Frame 1 (no input): blank canvas, image omitted
Frame 60 (no input): blank canvas, image omitted
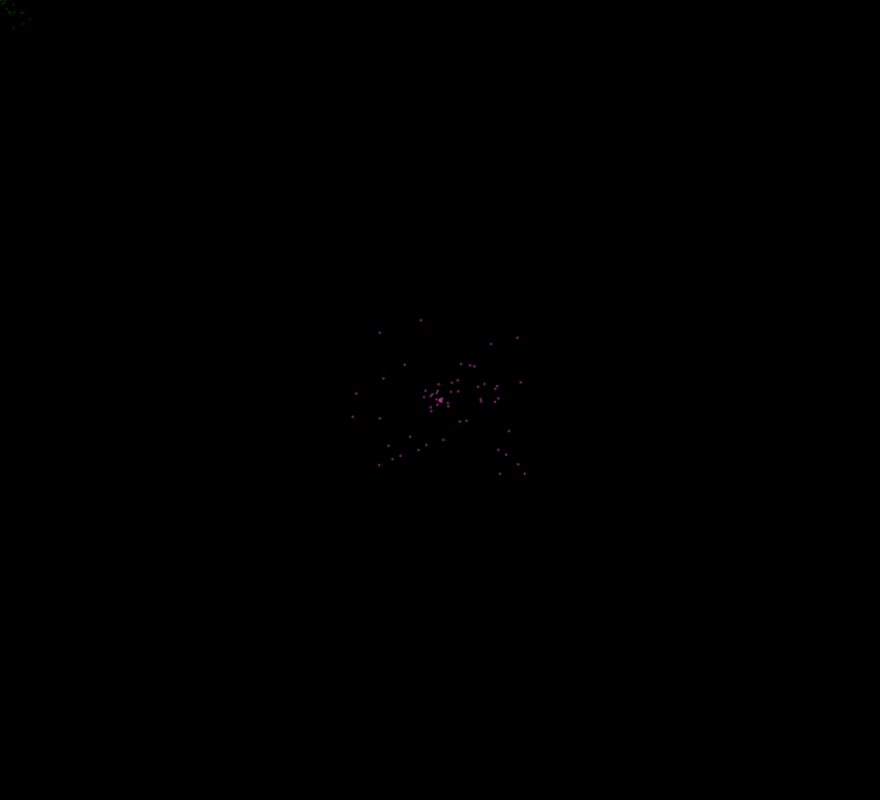
Frame 120 (the mouse pressed at the canvas centre since frame 60)

The p5.js sketch whose frames 1 and 60 were blank and that drew this single picture after the mouse press (run headless with seeded random() and noise() and a simulated clock; from frame 60 on, the mouse is pressed at the canvas centre):

// p5.js sketch
// ── sketch.js

let xA;
let yA;
let xB;
let yB;


function setup() {

  createCanvas(880, 800);
  background(0);
  
 
  
  xA = width/2;
  yA = 300;
  xB = width/2;
  yB = height - 300;
}

function draw() {
 
  let range = frameCount % 100;
  //let colorange = frameCount % 255;

  
  
  drawCircles (random(-range, range), random(-range, range));
  
  
}


function drawCircles(_xA, _yA){ 
 
  xA = mouseX+ _xA;
  yA =mouseY+ _yA;
  
  fill(mouseY, 80, mouseX/2, 90);
  noStroke ();
  ellipse(xA, yA, 3, 3);
}
